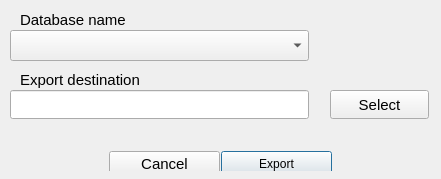
<?xml version="1.0" encoding="UTF-8"?>
<ui version="4.0">
 <class>kbvDBExportClass</class>
 <widget class="QDialog" name="kbvDBExportClass">
  <property name="windowModality">
   <enum>Qt::WindowModal</enum>
  </property>
  <property name="geometry">
   <rect>
    <x>0</x>
    <y>0</y>
    <width>441</width>
    <height>179</height>
   </rect>
  </property>
  <property name="sizePolicy">
   <sizepolicy hsizetype="Preferred" vsizetype="Preferred">
    <horstretch>0</horstretch>
    <verstretch>0</verstretch>
   </sizepolicy>
  </property>
  <property name="minimumSize">
   <size>
    <width>441</width>
    <height>171</height>
   </size>
  </property>
  <property name="windowTitle">
   <string notr="true"/>
  </property>
  <property name="toolTip">
   <string notr="true"/>
  </property>
  <property name="statusTip">
   <string notr="true"/>
  </property>
  <property name="whatsThis">
   <string notr="true"/>
  </property>
  <property name="accessibleName">
   <string notr="true"/>
  </property>
  <property name="accessibleDescription">
   <string notr="true"/>
  </property>
  <property name="autoFillBackground">
   <bool>true</bool>
  </property>
  <property name="windowFilePath">
   <string notr="true"/>
  </property>
  <property name="modal">
   <bool>true</bool>
  </property>
  <widget class="QLabel" name="dbNameLbl">
   <property name="geometry">
    <rect>
     <x>20</x>
     <y>10</y>
     <width>281</width>
     <height>20</height>
    </rect>
   </property>
   <property name="font">
    <font>
     <pointsize>11</pointsize>
     <weight>50</weight>
     <bold>false</bold>
    </font>
   </property>
   <property name="toolTip">
    <string notr="true"/>
   </property>
   <property name="statusTip">
    <string notr="true"/>
   </property>
   <property name="whatsThis">
    <string notr="true"/>
   </property>
   <property name="accessibleName">
    <string notr="true"/>
   </property>
   <property name="accessibleDescription">
    <string notr="true"/>
   </property>
   <property name="text">
    <string notr="true">Database name</string>
   </property>
   <property name="textInteractionFlags">
    <set>Qt::NoTextInteraction</set>
   </property>
  </widget>
  <widget class="QLabel" name="dbTargetLbl">
   <property name="enabled">
    <bool>true</bool>
   </property>
   <property name="geometry">
    <rect>
     <x>20</x>
     <y>70</y>
     <width>281</width>
     <height>20</height>
    </rect>
   </property>
   <property name="font">
    <font>
     <pointsize>11</pointsize>
    </font>
   </property>
   <property name="toolTip">
    <string notr="true"/>
   </property>
   <property name="statusTip">
    <string notr="true"/>
   </property>
   <property name="whatsThis">
    <string notr="true"/>
   </property>
   <property name="accessibleName">
    <string notr="true"/>
   </property>
   <property name="accessibleDescription">
    <string notr="true"/>
   </property>
   <property name="text">
    <string notr="true">Export destination</string>
   </property>
   <property name="textInteractionFlags">
    <set>Qt::NoTextInteraction</set>
   </property>
  </widget>
  <widget class="QLineEdit" name="dbEditTarget">
   <property name="enabled">
    <bool>true</bool>
   </property>
   <property name="geometry">
    <rect>
     <x>10</x>
     <y>90</y>
     <width>299</width>
     <height>29</height>
    </rect>
   </property>
   <property name="minimumSize">
    <size>
     <width>299</width>
     <height>29</height>
    </size>
   </property>
   <property name="toolTip">
    <string notr="true"/>
   </property>
   <property name="statusTip">
    <string notr="true"/>
   </property>
   <property name="whatsThis">
    <string notr="true"/>
   </property>
   <property name="accessibleName">
    <string notr="true"/>
   </property>
   <property name="accessibleDescription">
    <string notr="true"/>
   </property>
   <property name="inputMask">
    <string notr="true"/>
   </property>
   <property name="text">
    <string notr="true"/>
   </property>
   <property name="clearButtonEnabled">
    <bool>false</bool>
   </property>
  </widget>
  <widget class="QPushButton" name="dbButtonTarget">
   <property name="enabled">
    <bool>true</bool>
   </property>
   <property name="geometry">
    <rect>
     <x>330</x>
     <y>90</y>
     <width>99</width>
     <height>29</height>
    </rect>
   </property>
   <property name="minimumSize">
    <size>
     <width>99</width>
     <height>29</height>
    </size>
   </property>
   <property name="font">
    <font>
     <pointsize>11</pointsize>
    </font>
   </property>
   <property name="toolTip">
    <string notr="true"/>
   </property>
   <property name="statusTip">
    <string notr="true"/>
   </property>
   <property name="whatsThis">
    <string notr="true"/>
   </property>
   <property name="accessibleName">
    <string notr="true"/>
   </property>
   <property name="accessibleDescription">
    <string notr="true"/>
   </property>
   <property name="text">
    <string notr="true">Select</string>
   </property>
   <property name="autoDefault">
    <bool>false</bool>
   </property>
  </widget>
  <widget class="QComboBox" name="dbComboBox">
   <property name="geometry">
    <rect>
     <x>10</x>
     <y>30</y>
     <width>299</width>
     <height>31</height>
    </rect>
   </property>
   <property name="minimumSize">
    <size>
     <width>299</width>
     <height>29</height>
    </size>
   </property>
  </widget>
  <widget class="QWidget" name="horizontalLayoutWidget">
   <property name="geometry">
    <rect>
     <x>10</x>
     <y>140</y>
     <width>421</width>
     <height>31</height>
    </rect>
   </property>
   <layout class="QHBoxLayout" name="horizontalLayout">
    <property name="spacing">
     <number>1</number>
    </property>
    <item>
     <spacer name="horizontalSpacer">
      <property name="orientation">
       <enum>Qt::Horizontal</enum>
      </property>
      <property name="sizeHint" stdset="0">
       <size>
        <width>40</width>
        <height>20</height>
       </size>
      </property>
     </spacer>
    </item>
    <item>
     <widget class="QPushButton" name="dbButtonCancel">
      <property name="sizePolicy">
       <sizepolicy hsizetype="MinimumExpanding" vsizetype="Fixed">
        <horstretch>0</horstretch>
        <verstretch>0</verstretch>
       </sizepolicy>
      </property>
      <property name="minimumSize">
       <size>
        <width>111</width>
        <height>25</height>
       </size>
      </property>
      <property name="font">
       <font>
        <pointsize>11</pointsize>
       </font>
      </property>
      <property name="text">
       <string notr="true">Cancel</string>
      </property>
      <property name="checkable">
       <bool>false</bool>
      </property>
      <property name="autoDefault">
       <bool>false</bool>
      </property>
     </widget>
    </item>
    <item>
     <widget class="QPushButton" name="dbButtonApply">
      <property name="sizePolicy">
       <sizepolicy hsizetype="MinimumExpanding" vsizetype="Fixed">
        <horstretch>0</horstretch>
        <verstretch>0</verstretch>
       </sizepolicy>
      </property>
      <property name="minimumSize">
       <size>
        <width>111</width>
        <height>25</height>
       </size>
      </property>
      <property name="text">
       <string notr="true">Export</string>
      </property>
      <property name="checkable">
       <bool>false</bool>
      </property>
      <property name="default">
       <bool>false</bool>
      </property>
     </widget>
    </item>
    <item>
     <spacer name="horizontalSpacer_2">
      <property name="orientation">
       <enum>Qt::Horizontal</enum>
      </property>
      <property name="sizeHint" stdset="0">
       <size>
        <width>40</width>
        <height>20</height>
       </size>
      </property>
     </spacer>
    </item>
   </layout>
  </widget>
 </widget>
 <layoutdefault spacing="6" margin="11"/>
 <tabstops>
  <tabstop>dbEditTarget</tabstop>
  <tabstop>dbButtonTarget</tabstop>
  <tabstop>dbButtonApply</tabstop>
 </tabstops>
 <resources/>
 <connections/>
</ui>
